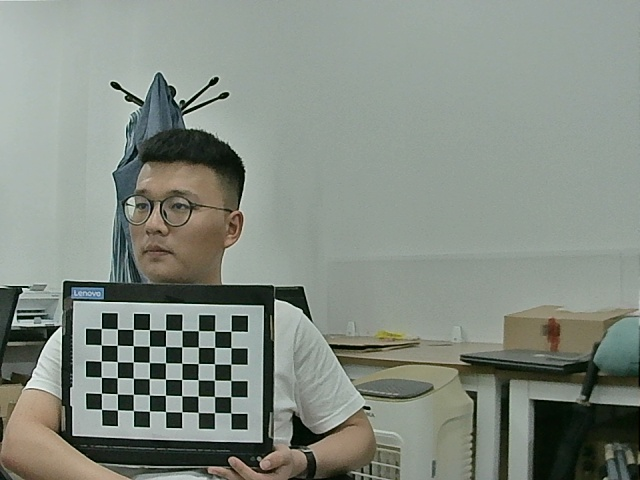
#> input picture data/left/left1.jpg, 640 x 480 px, given in place of the camera
$ python ceshi.py   (older library calls are emulated)
#> lines starting #> are read from the running program, lines starting #| are printed output that depends on the picture
import numpy as np
import cv2
import camera_configs

cv2.namedWindow("left")
cv2.namedWindow("right")
cv2.namedWindow("depth")
cv2.moveWindow("left", 0, 0)
cv2.moveWindow("right", 600, 0)
cv2.createTrackbar("num", "depth", 0, 10, lambda x: None)
cv2.createTrackbar("blockSize", "depth", 5, 255, lambda x: None)
camera1 = cv2.VideoCapture(0)
camera2 = cv2.VideoCapture(1)


# 添加点击事件，打印当前点的距离
def callbackFunc(e, x, y, f, p):
    if e == cv2.EVENT_LBUTTONDOWN:
        print(threeD[y][x])


cv2.setMouseCallback("depth", callbackFunc, None)

while True:
    ret1, frame1 = camera2.read()
#> frame1 is the input picture: shape (480, 640, 3); mean B, G, R 130.5, 139.6, 131.9
    ret2, frame2 = camera2.read()

    if not ret1 or not ret2:
        break

    # 根据更正map对图片进行重构
    img1_rectified = cv2.remap(frame1, camera_configs.left_map1, camera_configs.left_map2, cv2.INTER_LINEAR)
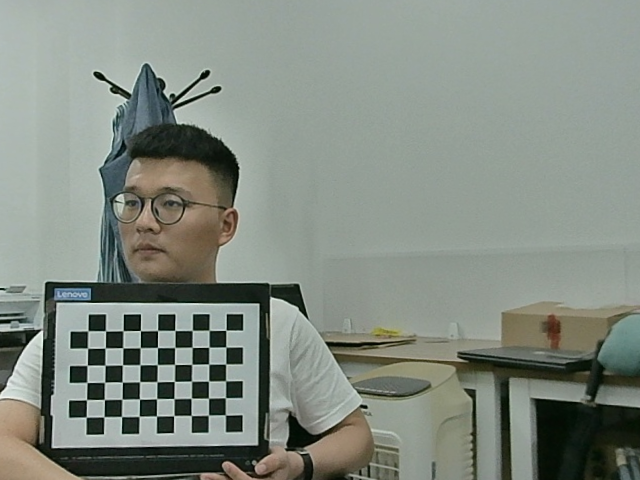
#> img1_rectified: shape (480, 640, 3); mean B, G, R 129.9, 139, 131
    img2_rectified = cv2.remap(frame2, camera_configs.right_map1, camera_configs.right_map2, cv2.INTER_LINEAR)
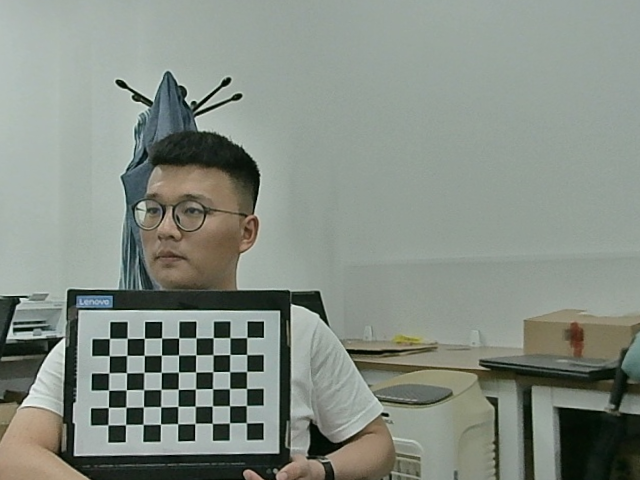
#> img2_rectified: shape (480, 640, 3); mean B, G, R 131.9, 140.9, 133

    # 将图片置为灰度图，为StereoBM作准备
    imgL = cv2.cvtColor(img1_rectified, cv2.COLOR_BGR2GRAY)
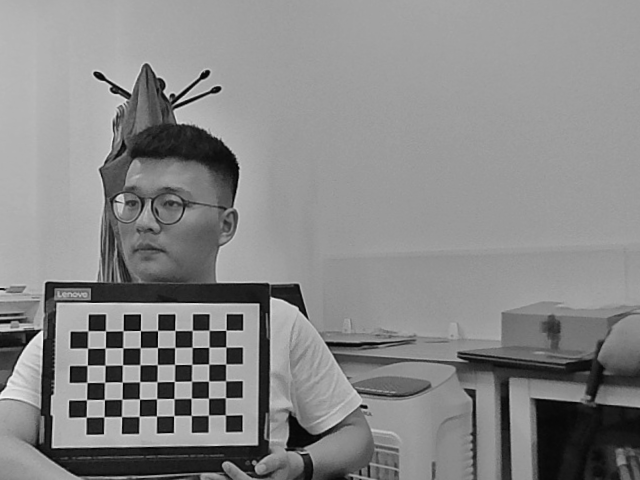
#> imgL: shape (480, 640); min 1, max 245, mean 135.5
    imgR = cv2.cvtColor(img2_rectified, cv2.COLOR_BGR2GRAY)
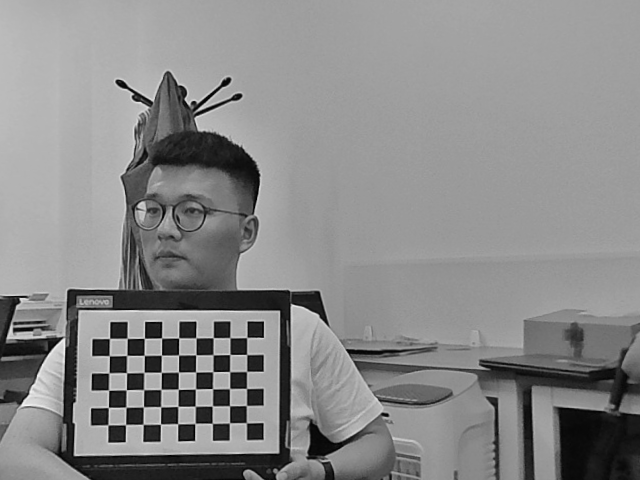
#> imgR: shape (480, 640); min 2, max 247, mean 137.5

    # 两个trackbar用来调节不同的参数查看效果
    num = cv2.getTrackbarPos("num", "depth")
    blockSize = cv2.getTrackbarPos("blockSize", "depth")
    if blockSize % 2 == 0:
        blockSize += 1
    if blockSize < 5:
        blockSize = 5

    # 根据Block Maching方法生成差异图（opencv里也提供了SGBM/Semi-Global Block Matching算法，有兴趣可以试试）
    stereo = cv2.StereoBM_create(numDisparities=16 * num, blockSize=blockSize)
    disparity = stereo.compute(imgL, imgR)
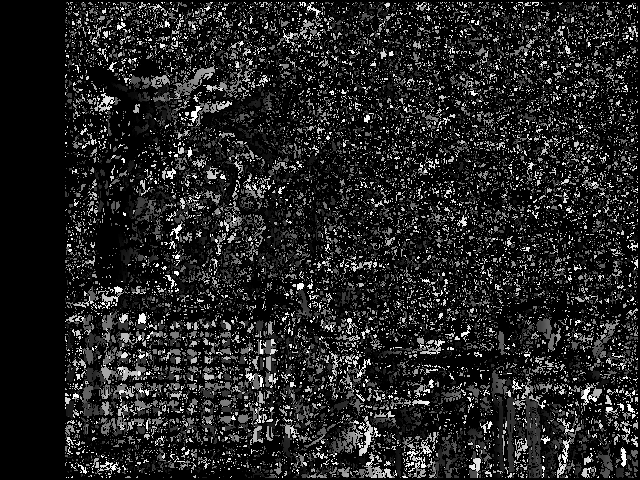
#> disparity: shape (480, 640) int16; min -16, max 1008, mean 128; drawn with min black and max white

    disp = cv2.normalize(disparity, disparity, alpha=0, beta=255, norm_type=cv2.NORM_MINMAX, dtype=cv2.CV_8U)
    # 将图片扩展至3d空间中，其z方向的值则为当前的距离
    threeD = cv2.reprojectImageTo3D(disparity.astype(np.float32) / 16., camera_configs.Q)
#> threeD: shape (480, 640, 3) float32; 0.87% of the values are NaN or infinite; the others: min -55531.4, max 111062.8, mean -11293.8

    cv2.imshow("left", img1_rectified)
    cv2.imshow("right", img2_rectified)
    cv2.imshow("depth", disp)

    key = cv2.waitKey(1)
#> (key q is pressed here)
    if key == ord("q"):
        break
    elif key == ord("s"):
        cv2.imwrite("./snapshot/BM_left.jpg", imgL)
        cv2.imwrite("./snapshot/BM_right.jpg", imgR)
        cv2.imwrite("./snapshot/BM_depth.jpg", disp)

camera1.release()
camera2.release()
cv2.destroyAllWindows()

$ run again, on data/left/left10.jpg
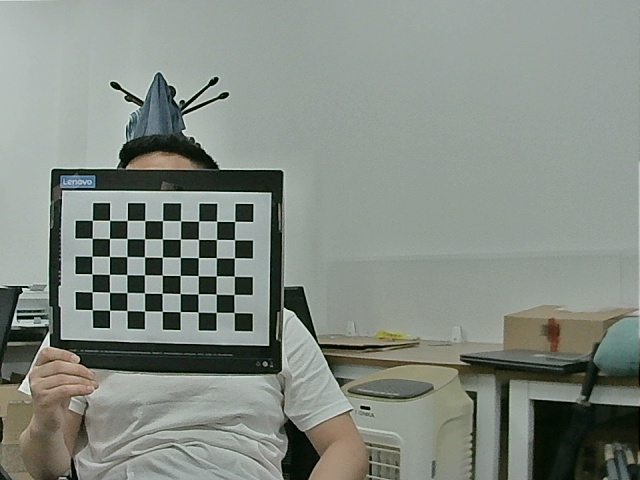
#> input picture data/left/left10.jpg, 640 x 480 px, given in place of the camera
#> frame1 is the input picture: shape (480, 640, 3); mean B, G, R 131.4, 139.3, 131.8
#> `imgR = cv2.cvtColor(img2_rectified, cv2.COLOR_BGR2GRAY)`:
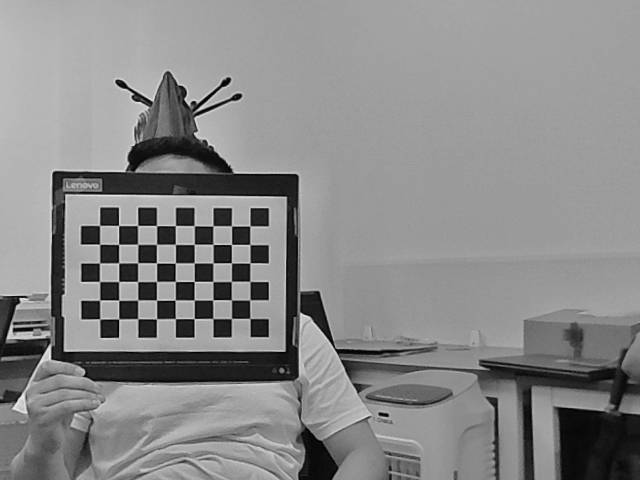
#> imgR: shape (480, 640); min 2, max 238, mean 136.9
#> `disparity = stereo.compute(imgL, imgR)`:
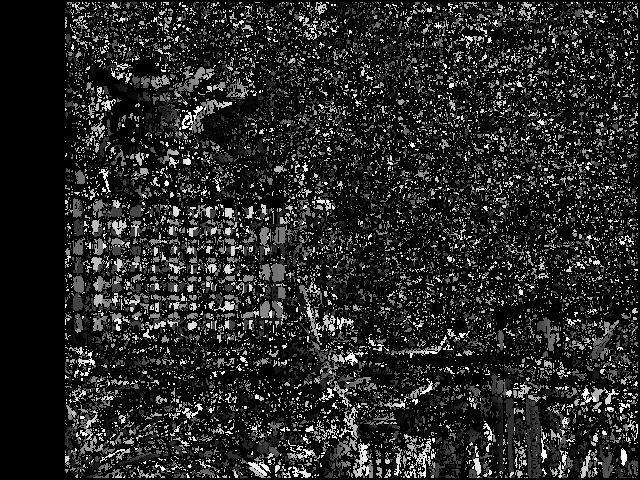
#> disparity: shape (480, 640) int16; min -16, max 1008, mean 135.2; drawn with min black and max white
#> threeD: shape (480, 640, 3) float32; 0.79% of the values are NaN or infinite; the others: min -55531.4, max 111062.8, mean -11309.7

$ run again, on data/left/left100.jpg
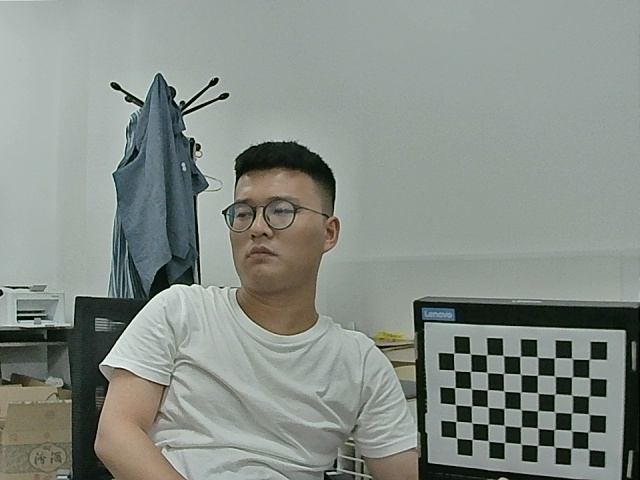
#> input picture data/left/left100.jpg, 640 x 480 px, given in place of the camera
#> frame1 is the input picture: shape (480, 640, 3); mean B, G, R 135.5, 142, 134.2
#> `imgR = cv2.cvtColor(img2_rectified, cv2.COLOR_BGR2GRAY)`:
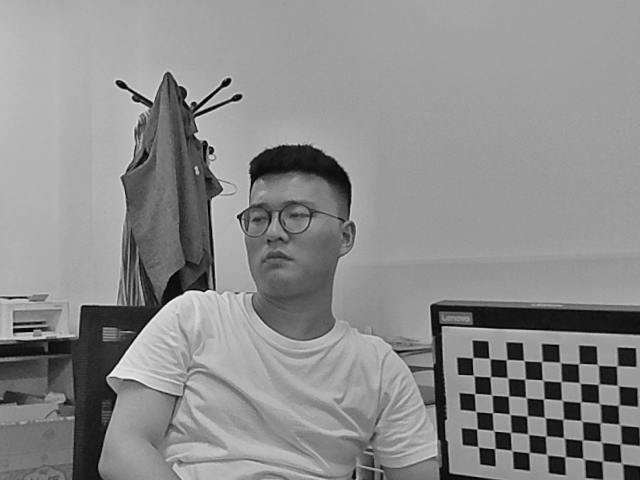
#> imgR: shape (480, 640); min 3, max 247, mean 140.1
#> `disparity = stereo.compute(imgL, imgR)`:
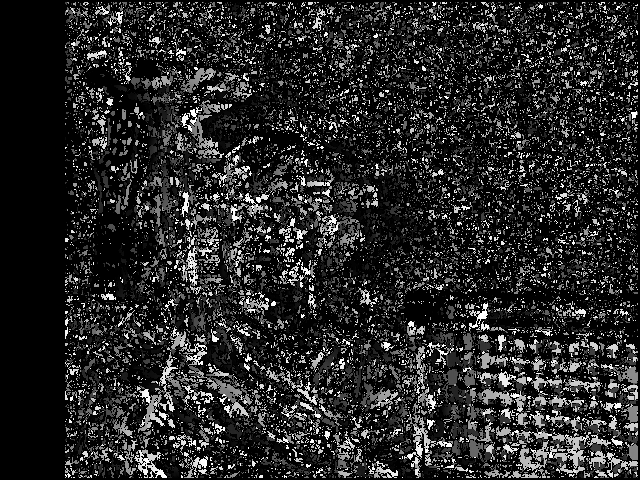
#> disparity: shape (480, 640) int16; min -16, max 1008, mean 145.7; drawn with min black and max white
#> threeD: shape (480, 640, 3) float32; 1.01% of the values are NaN or infinite; the others: min -55531.4, max 111062.8, mean -10840.5
